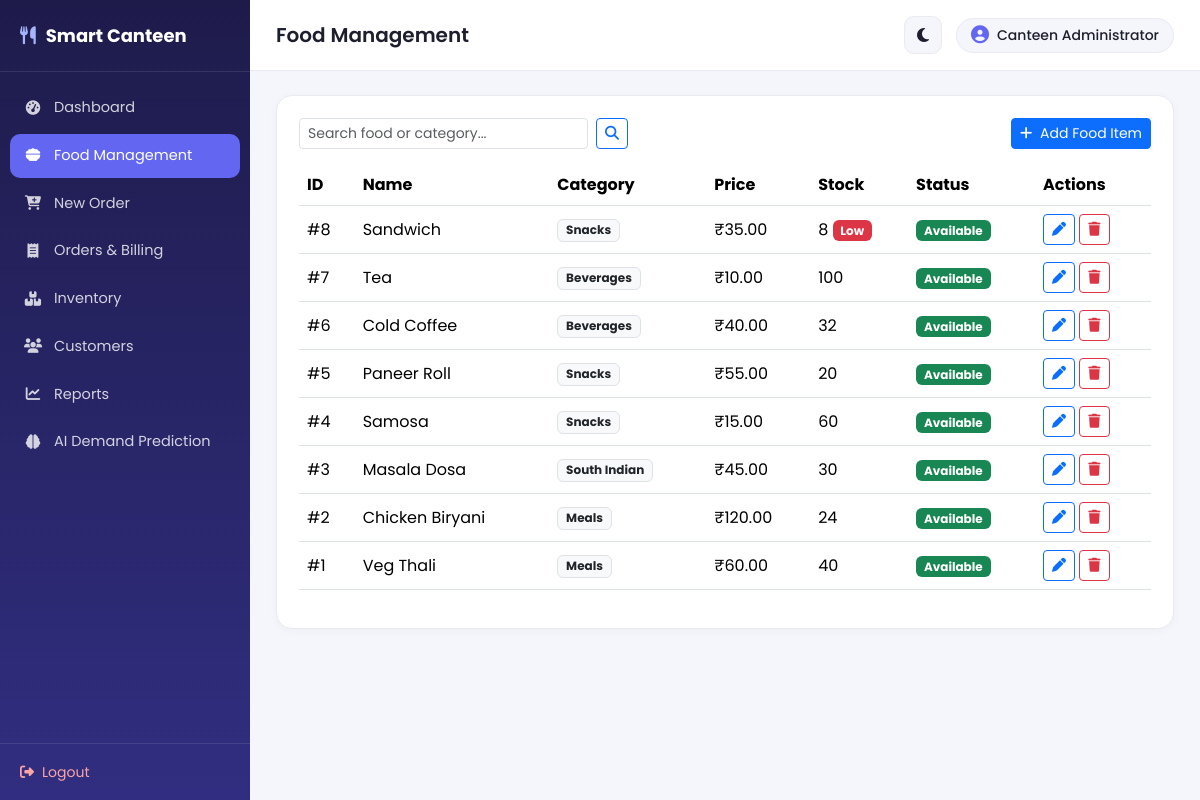
The page /food (signed in) on the database its author committed.
### tables this page shows
CREATE TABLE food (
    id INTEGER PRIMARY KEY AUTOINCREMENT,
    name TEXT NOT NULL,
    category TEXT NOT NULL,
    price REAL NOT NULL,
    quantity INTEGER DEFAULT 0,
    image TEXT DEFAULT 'default_food.png',
    status TEXT DEFAULT 'Available'
);

### app.py (the view)
@app.route("/food")
@login_required
def food_list():
    q = request.args.get("q", "").strip()
    db = get_db()
    if q:
        rows = db.execute(
            "SELECT * FROM food WHERE name LIKE ? OR category LIKE ? ORDER BY id DESC",
            (f"%{q}%", f"%{q}%"),
        ).fetchall()
    else:
        rows = db.execute("SELECT * FROM food ORDER BY id DESC").fetchall()
    db.close()
    return render_template("food.html", foods=rows, q=q)

### app.py (called while the page is built)
def login_required(f):
    @wraps(f)
    def wrapper(*args, **kwargs):
        if "admin_id" not in session:
            flash("Please log in to continue.", "warning")
            return redirect(url_for("login"))
        return f(*args, **kwargs)
    return wrapper

@app.context_processor
def inject_globals():
    return {"now": datetime.now()}

### db.py (called while the page is built)
def get_db():
    conn = sqlite3.connect(DB_PATH)
    conn.row_factory = sqlite3.Row
    conn.execute("PRAGMA foreign_keys = ON")
    return conn

### templates/food.html (shortened to what this page needs)
{% extends "base.html" %}
{% block page_title %}Food Management{% endblock %}
{% block content %}
<div class="panel">
  <div class="d-flex flex-wrap justify-content-between align-items-center gap-2 mb-3">
    <form class="d-flex" method="GET">
      <input type="text" name="q" value="{{ q }}" class="form-control form-control-sm search-box" placeholder="Search food or category...">
      <button class="btn btn-sm btn-outline-primary ms-2"><i class="fa-solid fa-magnifying-glass"></i></button>
    </form>
    <button class="btn btn-primary btn-sm" data-bs-toggle="modal" data-bs-target="#addFoodModal">
      <i class="fa-solid fa-plus me-1"></i> Add Food Item
    </button>
  </div>
  <div class="table-responsive">
    <table class="table table-hover align-middle">
      <thead><tr>
        <th>ID</th><th>Name</th><th>Category</th><th>Price</th><th>Stock</th><th>Status</th><th>Actions</th>
      </tr></thead>
      <tbody>
      {% for f in foods %}
        <tr>
          <td>#{{ f.id }}</td>
          <td>{{ f.name }}</td>
          <td><span class="badge bg-light text-dark border">{{ f.category }}</span></td>
          <td>₹{{ '%.2f'|format(f.price) }}</td>
          <td>{{ f.quantity }} {% if f.quantity <= 10 %}<span class="badge bg-danger">Low</span>{% endif %}</td>
          <td>
            {% if f.status == 'Available' %}
              <span class="badge bg-success">Available</span>
            {% else %}
              <span class="badge bg-secondary">Unavailable</span>
            {% endif %}
          </td>
          <td>
            <button class="btn btn-sm btn-outline-primary" data-bs-toggle="modal" data-bs-target="#editFoodModal{{ f.id }}"><i class="fa-solid fa-pen"></i></button>
            <a href="{{ url_for('food_delete', food_id=f.id) }}" class="btn btn-sm btn-outline-danger" onclick="return confirm('Delete this item?')"><i class="fa-solid fa-trash"></i></a>
          </td>
        </tr>
      {% else %}
        <tr><td colspan="7" class="text-center text-muted py-4">No food items found.</td></tr>
      {% endfor %}
      </tbody>
    </table>
  </div>
</div>
{% endblock %}

### templates/base.html (shortened to what this page needs)
<!DOCTYPE html>
<html lang="en">
<head>
<link href="https://cdn.jsdelivr.net/npm/bootstrap@5.3.3/dist/css/bootstrap.min.css" rel="stylesheet">
<link rel="stylesheet" href="https://cdnjs.cloudflare.com/ajax/libs/font-awesome/6.5.1/css/all.min.css">
<link rel="stylesheet" href="{{ url_for('static', filename='css/style.css') }}">
</head>
<body class="{% if not session.get('admin_id') %}auth-body{% endif %}">
{% if session.get('admin_id') %}
<div class="app-shell">
  <aside class="sidebar" id="sidebar">
    <div class="sidebar-brand">
      <i class="fa-solid fa-utensils"></i>
      <span>Smart Canteen</span>
    </div>
    <nav class="sidebar-nav">
      <a href="{{ url_for('dashboard') }}" class="{{ 'active' if request.endpoint=='dashboard' }}"><i class="fa-solid fa-gauge-high"></i><span>Dashboard</span></a>
      <a href="{{ url_for('food_list') }}" class="{{ 'active' if request.endpoint=='food_list' }}"><i class="fa-solid fa-bowl-food"></i><span>Food Management</span></a>
      <a href="{{ url_for('order_new') }}" class="{{ 'active' if request.endpoint=='order_new' }}"><i class="fa-solid fa-cart-plus"></i><span>New Order</span></a>
      <a href="{{ url_for('orders_list') }}" class="{{ 'active' if request.endpoint=='orders_list' }}"><i class="fa-solid fa-receipt"></i><span>Orders &amp; Billing</span></a>
      <a href="{{ url_for('inventory_list') }}" class="{{ 'active' if request.endpoint=='inventory_list' }}"><i class="fa-solid fa-boxes-stacked"></i><span>Inventory</span></a>
      <a href="{{ url_for('customers_list') }}" class="{{ 'active' if request.endpoint in ['customers_list','customer_detail'] }}"><i class="fa-solid fa-users"></i><span>Customers</span></a>
      <a href="{{ url_for('reports') }}" class="{{ 'active' if request.endpoint=='reports' }}"><i class="fa-solid fa-chart-line"></i><span>Reports</span></a>
      <a href="{{ url_for('predict') }}" class="{{ 'active' if request.endpoint=='predict' }}"><i class="fa-solid fa-brain"></i><span>AI Demand Prediction</span></a>
    </nav>
    <div class="sidebar-footer">
      <a href="{{ url_for('logout') }}"><i class="fa-solid fa-right-from-bracket"></i><span>Logout</span></a>
    </div>
  </aside>
  <div class="main-area">
    <header class="topbar">
      <h1 class="page-title">{% block page_title %}Dashboard{% endblock %}</h1>
      <div class="topbar-right">
        <button id="darkModeToggle" class="icon-btn" title="Toggle dark mode"></button>
        <div class="admin-chip">
          <i class="fa-solid fa-circle-user"></i>
          <span>{{ session.get('admin_name', 'Admin') }}</span>
        </div>
      </div>
    </header>
    <main class="content">
      {% block content %}{% endblock %}
    </main>
  </div>
</div>
{% else %}
  {% block auth_content %}{% endblock %}
{% endif %}
</body>
</html>

### static/css/style.css (style rules this page uses)
:root { --sidebar-w: 250px; --primary: #6366f1; --primary-dark: #4f46e5; --bg: #f5f6fb; --panel-bg: #ffffff; --text: #1e1f2e; --text-muted: #6b7280; --border: #e9eaf2; }
* { box-sizing: border-box; }
body { font-family: 'Poppins', sans-serif; background: var(--bg); color: var(--text); margin: 0; transition: background .25s ease, color .25s ease; }
.app-shell { display:flex; min-height: 100vh; }
.sidebar { width: var(--sidebar-w); background: linear-gradient(180deg, #1e1b4b, #312e81); color: #fff; display:flex; flex-direction:column; position: fixed; top:0; bottom:0; left:0; z-index: 1000; transition: transform .25s ease; }
.sidebar-brand { display:flex; align-items:center; gap:10px; padding: 22px 20px; font-weight:700; font-size: 18px; border-bottom: 1px solid rgba(255,255,255,0.1); }
.sidebar-brand i { color: #a5b4fc; }
.sidebar-nav { flex:1; padding: 14px 10px; overflow-y:auto; }
.sidebar-nav a { display:flex; align-items:center; gap:12px; color: rgba(255,255,255,0.8); text-decoration:none; padding: 11px 14px; border-radius: 10px; margin-bottom: 4px; font-size: 14.5px; transition: background .2s ease; }
.sidebar-nav a i { width: 18px; text-align:center; }
.sidebar-nav a.active { background: var(--primary); color:#fff; }
.sidebar-footer { padding: 16px 20px; border-top: 1px solid rgba(255,255,255,0.1); }
.sidebar-footer a { color: #fca5a5; text-decoration:none; font-size: 14px; }
.sidebar-footer a i { margin-right: 8px; }
.main-area { margin-left: var(--sidebar-w); flex:1; display:flex; flex-direction:column; min-width:0; }
.topbar { background: var(--panel-bg); border-bottom: 1px solid var(--border); padding: 16px 26px; display:flex; align-items:center; gap:16px; position: sticky; top:0; z-index: 900; }
.page-title { font-size: 20px; font-weight:600; margin:0; flex:1; }
.topbar-right { display:flex; align-items:center; gap:14px; }
.icon-btn { background: var(--bg); border: 1px solid var(--border); width:38px; height:38px; border-radius: 10px; color: var(--text); display:flex; align-items:center; justify-content:center; cursor:pointer; }
.admin-chip { display:flex; align-items:center; gap:8px; background: var(--bg); border:1px solid var(--border); padding: 6px 14px; border-radius: 20px; font-size: 14px; font-weight:500; }
.admin-chip i { color: var(--primary); font-size: 18px; }
.content { padding: 24px 26px 40px; }
.panel { background: var(--panel-bg); border: 1px solid var(--border); border-radius: 16px; padding: 22px; box-shadow: 0 2px 10px rgba(20,20,50,0.03); }
.table { color: var(--text); vertical-align: middle; }
.search-box { min-width: 240px; }

### rows shown on the page
food: id "8", name "Sandwich", category "Snacks", price "35.00", quantity "8", shows "Low", status "Available"
food: id "7", name "Tea", category "Beverages", price "10.00", quantity "100", status "Available"
food: id "6", name "Cold Coffee", category "Beverages", price "40.00", quantity "32", status "Available"
food: id "5", name "Paneer Roll", category "Snacks", price "55.00", quantity "20", status "Available"
food: id "4", name "Samosa", category "Snacks", price "15.00", quantity "60", status "Available"
food: id "3", name "Masala Dosa", category "South Indian", price "45.00", quantity "30", status "Available"
food: id "2", name "Chicken Biryani", category "Meals", price "120.00", quantity "24", status "Available"
food: id "1", name "Veg Thali", category "Meals", price "60.00", quantity "40", status "Available"

### other values the page prints
{{ session.get('admin_name', 'Admin') }} "Canteen Administrator"
